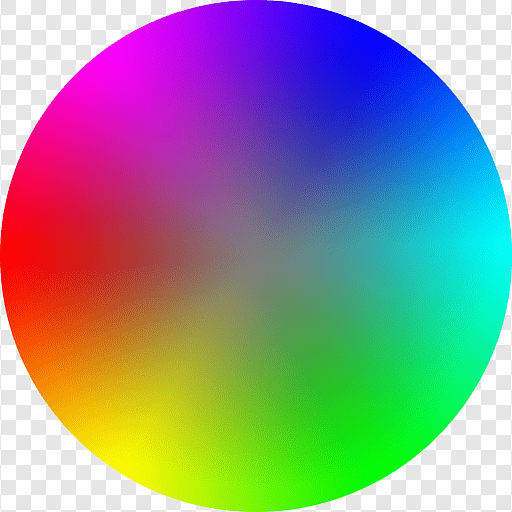
#> input picture 1106/hsv.png, 512 x 512 px
$ python hsv.py
#> lines starting #> are read from the running program, lines starting #| are printed output that depends on the picture; after the words box and inside, x2 and y2 are one past the last pixel; in counts of white or black regions, pixels touching at a corner belong together
# hsv 컬러 공간 예제
import cv2

img_color = cv2.imread('hsv.png') # 이미지 파일을 컬러로 불러옴
#> img_color is the input picture: shape (512, 512, 3); mean B, G, R 146.2, 146.4, 143.6
img_hsv = cv2.cvtColor(img_color, cv2.COLOR_BGR2HSV)
#> img_hsv: shape (512, 512, 3); mean H, S, V 68.2, 162.1, 213.8
# cvtColor 함수를 이용하여 hsv 색공간으로 변환

lower_blue = (120-10, 30, 30)
# hsv 이미지에서 바이너리 이미지로 생성 , 적당한 값 30
upper_blue = (120+10, 255, 255)

img_mask = cv2.inRange(img_hsv, lower_blue, upper_blue)
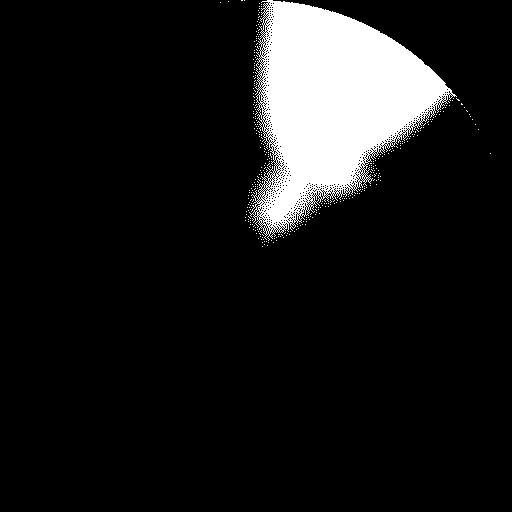
#> img_mask: shape (512, 512); 10.2% white; 351 white regions (350 under 20 px), largest, box (x1, y1, x2, y2) and area: (249, 0, 457, 241) 26327
# 범위내의 픽셀들은 흰색, 나머지 검은색
img_result = cv2.bitwise_and(img_color, img_color, mask = img_mask)
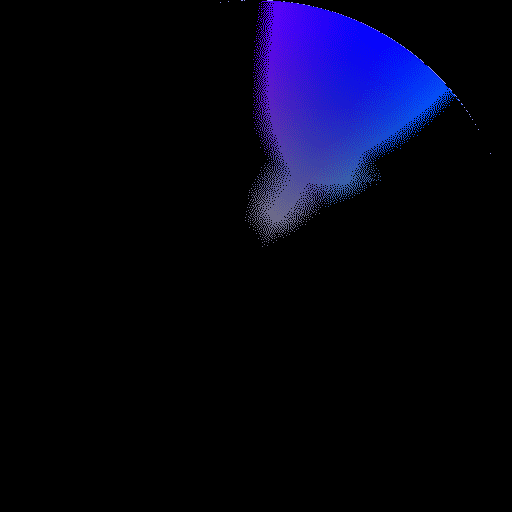
#> img_result: shape (512, 512, 3); mean B, G, R 21.3, 4.3, 4.7
# 바이너리 이미지를 마스크로 사용하여 원본이미지에서 범위값에 해당하는 영상부분을 획득

cv2.imshow('img_color', img_color)
cv2.imshow('img_mask', img_mask)
cv2.imshow('img_result', img_result)

cv2.waitKey(0)
cv2.destroyAllWindows()
